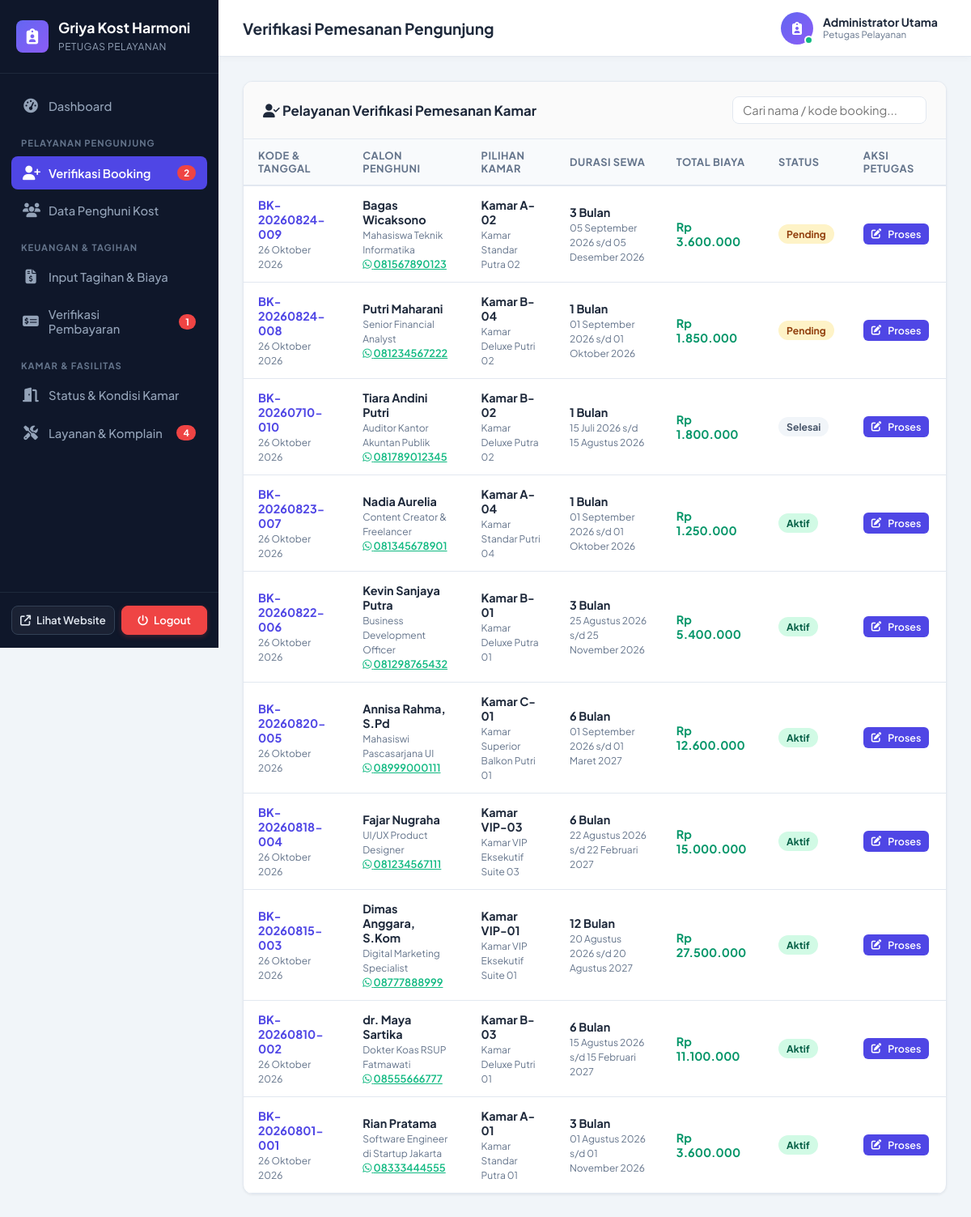
The app's page /petugas/booking_verifikasi.php (signed in) with its own data.
### tables this page shows
CREATE TABLE `tbl_pengaturan` (
  `id` int(11) NOT NULL AUTO_INCREMENT,
  `nama_kost` varchar(100) NOT NULL DEFAULT 'Griya Kost Harmoni',
  `slogan` varchar(255) DEFAULT 'Hunian Modern, Bersih, Nyaman, Aman, dan Strategis',
  `logo` varchar(255) DEFAULT 'logo.png',
  `banner` varchar(255) DEFAULT 'banner.jpg',
  `deskripsi` text DEFAULT NULL,
  `alamat` text DEFAULT NULL,
  `kota` varchar(100) DEFAULT 'Jakarta Selatan',
  `no_telepon` varchar(20) DEFAULT '021-88997766',
  `no_wa` varchar(20) DEFAULT '081234567890',
  `email` varchar(100) DEFAULT 'kontak@griyakostharmoni.com',
  `nama_bank` varchar(50) DEFAULT 'Bank BCA',
  `no_rekening` varchar(50) DEFAULT '8830129841',
  `atas_nama` varchar(100) DEFAULT 'Griya Kost Harmoni',
  `qris_image` varchar(255) DEFAULT NULL,
  `updated_at` timestamp NOT NULL DEFAULT CURRENT_TIMESTAMP ON UPDATE CURRENT_TIMESTAMP,
  PRIMARY KEY (`id`)
);

CREATE TABLE `tbl_users` (
  `id_user` int(11) NOT NULL AUTO_INCREMENT,
  `username` varchar(50) NOT NULL UNIQUE,
  `password` varchar(255) NOT NULL,
  `nama_lengkap` varchar(100) NOT NULL,
  `email` varchar(100) NOT NULL UNIQUE,
  `no_hp` varchar(20) NOT NULL,
  `role` enum('admin','petugas','pengunjung') NOT NULL DEFAULT 'pengunjung',
  `foto` varchar(255) DEFAULT 'default_user.png',
  `alamat_asal` text DEFAULT NULL,
  `pekerjaan` varchar(100) DEFAULT 'Mahasiswa / Karyawan',
  `no_ktp` varchar(30) DEFAULT NULL,
  `status_aktif` enum('aktif','nonaktif') NOT NULL DEFAULT 'aktif',
  `created_at` timestamp NOT NULL DEFAULT CURRENT_TIMESTAMP,
  PRIMARY KEY (`id_user`)
);

CREATE TABLE `tbl_booking` (
  `id_booking` int(11) NOT NULL AUTO_INCREMENT,
  `kode_booking` varchar(30) NOT NULL UNIQUE,
  `id_user` int(11) NOT NULL,
  `id_kamar` int(11) NOT NULL,
  `tgl_booking` timestamp NOT NULL DEFAULT CURRENT_TIMESTAMP,
  `tgl_mulai_sewa` date NOT NULL,
  `durasi_bulan` int(11) NOT NULL DEFAULT 1,
  `tgl_selesai_sewa` date NOT NULL,
  `total_biaya` decimal(12,2) NOT NULL,
  `catatan` text DEFAULT NULL,
  `status_booking` enum('pending','disetujui','ditolak','aktif','selesai','dibatalkan') NOT NULL DEFAULT 'pending',
  `diverifikasi_oleh` int(11) DEFAULT NULL,
  `tgl_verifikasi` datetime DEFAULT NULL,
  PRIMARY KEY (`id_booking`),
  KEY `fk_booking_user` (`id_user`),
  KEY `fk_booking_kamar` (`id_kamar`),
  CONSTRAINT `fk_booking_user` FOREIGN KEY (`id_user`) REFERENCES `tbl_users` (`id_user`) ON DELETE CASCADE,
  CONSTRAINT `fk_booking_kamar` FOREIGN KEY (`id_kamar`) REFERENCES `tbl_kamar` (`id_kamar`) ON DELETE CASCADE
);

CREATE TABLE `tbl_kamar` (
  `id_kamar` int(11) NOT NULL AUTO_INCREMENT,
  `id_kategori` int(11) NOT NULL,
  `nomor_kamar` varchar(20) NOT NULL UNIQUE,
  `nama_kamar` varchar(100) NOT NULL,
  `lantai` int(11) NOT NULL DEFAULT 1,
  `ukuran` varchar(20) NOT NULL DEFAULT '3x4 meter',
  `harga_per_bulan` decimal(12,2) NOT NULL,
  `harga_per_tahun` decimal(12,2) DEFAULT NULL,
  `harga_per_hari` decimal(12,2) DEFAULT NULL,
  `status` enum('tersedia','terisi','renovasi') NOT NULL DEFAULT 'tersedia',
  `foto_utama` varchar(255) DEFAULT 'kamar_default.jpg',
  `deskripsi` text DEFAULT NULL,
  `created_at` timestamp NOT NULL DEFAULT CURRENT_TIMESTAMP,
  PRIMARY KEY (`id_kamar`),
  KEY `fk_kamar_kategori` (`id_kategori`),
  CONSTRAINT `fk_kamar_kategori` FOREIGN KEY (`id_kategori`) REFERENCES `tbl_kategori_kamar` (`id_kategori`) ON DELETE CASCADE
);

### config/helper.php (called while the page is built, shortened)
<?php
function format_rupiah($angka) {
    return 'Rp ' . number_format((float)$angka, 0, ',', '.');
}
function tgl_indo($tanggal) {
    $bulan = [
        1 => 'Januari', 'Februari', 'Maret', 'April', 'Mei', 'Juni',
        'Juli', 'Agustus', 'September', 'Oktober', 'November', 'Desember'
    ];
    $split = explode('-', date('Y-m-d', strtotime($tanggal)));
    return $split[2] . ' ' . $bulan[(int)$split[1]] . ' ' . $split[0];
}
function get_profil_kost($conn) {
    $q = mysqli_query($conn, "SELECT * FROM tbl_pengaturan WHERE id = 1 LIMIT 1");
    if ($q && mysqli_num_rows($q) > 0) {
        return mysqli_fetch_assoc($q);
    }
    return [
        'nama_kost' => 'Griya Kost Harmoni',
        'slogan' => 'Hunian Nyaman & Strategis',
        'logo' => 'logo_default.png',
        'banner' => 'banner_default.jpg',
        'deskripsi' => 'Kost eksklusif fasilitas lengkap',
        'alamat' => 'Jl. Flamboyan No. 45',
        'kota' => 'Jakarta Selatan',
        'no_telepon' => '021-88997766',
        'no_wa' => '081234567890',
        'email' => 'kontak@griyakost.com',
        'nama_bank' => 'Bank BCA',
        'no_rekening' => '8830129841',
        'atas_nama' => 'Griya Kost Harmoni',
        'qris_image' => null
    ];
}
function get_current_user_data($conn) {
    $id = (int)$_SESSION['user_id'];
    $q = mysqli_query($conn, "SELECT * FROM tbl_users WHERE id_user = $id LIMIT 1");
    return ($q && mysqli_num_rows($q) > 0) ? mysqli_fetch_assoc($q) : null;
}
?>

### petugas/booking_verifikasi.php (the view, shortened to what this page needs)
<?php
require_once __DIR__ . '/../koneksi.php';
require_once __DIR__ . '/../config/helper.php';
$booking_list = mysqli_query($conn, "SELECT b.*, u.nama_lengkap, u.no_hp, u.email, u.pekerjaan, k.nomor_kamar, k.nama_kamar, k.harga_per_bulan
                                     FROM tbl_booking b
                                     JOIN tbl_users u ON b.id_user = u.id_user
                                     JOIN tbl_kamar k ON b.id_kamar = k.id_kamar
                                     ORDER BY (b.status_booking = 'pending') DESC, b.id_booking DESC");
$page_title = "Verifikasi Pemesanan Pengunjung";
require_once __DIR__ . '/header.php';
?>
<div class="card">
    <div class="card-header" style="display: flex; justify-content: space-between; align-items: center; flex-wrap: wrap; gap: 12px;">
        <h3 class="card-title"><i class="fa-solid fa-user-check"></i> Pelayanan Verifikasi Pemesanan Kamar</h3>
        <input type="text" class="form-control table-search" data-target-table="verifBookingTable" placeholder="Cari nama / kode booking..." style="width: 240px; padding: 7px 12px;">
    </div>
    <div class="card-body" style="padding: 0;">
        <div class="table-responsive">
            <table class="data-table" id="verifBookingTable">
                <thead>
                    <tr>
                        <th>Kode & Tanggal</th>
                        <th>Calon Penghuni</th>
                        <th>Pilihan Kamar</th>
                        <th>Durasi Sewa</th>
                        <th>Total Biaya</th>
                        <th>Status</th>
                        <th>Aksi Petugas</th>
                    </tr>
                </thead>
                <tbody>
                    <?php if ($booking_list && mysqli_num_rows($booking_list) > 0): ?>
                        <?php while ($b = mysqli_fetch_assoc($booking_list)):
                            $statusBadge = [
                                'pending' => 'badge-warning',
                                'disetujui' => 'badge-info',
                                'aktif' => 'badge-success',
                                'selesai' => 'badge-secondary',
                                'ditolak' => 'badge-danger',
                                'dibatalkan' => 'badge-secondary'
                            ][$b['status_booking']] ?? 'badge-secondary';
                        ?>
                            <tr>
                                <td>
                                    <b style="color: var(--adm-primary);"><?= htmlspecialchars($b['kode_booking']) ?></b><br>
                                    <small style="color: var(--adm-muted);"><?= tgl_indo($b['tgl_booking']) ?></small>
                                </td>
                                <td>
                                    <b><?= htmlspecialchars($b['nama_lengkap']) ?></b><br>
                                    <small style="color: var(--adm-muted);"><?= htmlspecialchars($b['pekerjaan']) ?></small><br>
                                    <a href="https://wa.me/<?= preg_replace('/[^0-9]/', '', $b['no_hp']) ?>?text=Halo%20<?= urlencode($b['nama_lengkap']) ?>,%20mengenai%20booking%20kost%20<?= urlencode($b['kode_booking']) ?>" target="_blank" style="color: #10b981; font-size: 0.8rem; font-weight: 600;">
                                        <i class="fa-brands fa-whatsapp"></i> <?= htmlspecialchars($b['no_hp']) ?>
                                    </a>
                                </td>
                                <td>
                                    <b>Kamar <?= htmlspecialchars($b['nomor_kamar']) ?></b><br>
                                    <small style="color: var(--adm-muted);"><?= htmlspecialchars($b['nama_kamar']) ?></small>
                                </td>
                                <td>
                                    <b><?= $b['durasi_bulan'] ?> Bulan</b><br>
                                    <small style="color: var(--adm-muted);"><?= tgl_indo($b['tgl_mulai_sewa']) ?> s/d <?= tgl_indo($b['tgl_selesai_sewa']) ?></small>
                                </td>
                                <td><b style="color: #059669;"><?= format_rupiah($b['total_biaya']) ?></b></td>
                                <td><span class="badge <?= $statusBadge ?>"><?= ucfirst($b['status_booking']) ?></span></td>
                                <td>
                                    <button type="button" class="btn btn-primary btn-sm" onclick='modalVerifBooking(<?= json_encode($b, JSON_HEX_TAG | JSON_HEX_APOS | JSON_HEX_QUOT | JSON_HEX_AMP) ?>)'>
                                        <i class="fa-solid fa-pen-to-square"></i> Proses
                                    </button>
                                </td>
                            </tr>
                        <?php endwhile; ?>
                    <?php else: ?>
                        <tr><td colspan="7" style="text-align: center; color: var(--adm-muted); padding: 24px;">Tidak ada data pemesanan booking.</td></tr>
                    <?php endif; ?>
                </tbody>
            </table>
        </div>
    </div>
</div>
<?php require_once __DIR__ . '/footer.php'; ?>

### petugas/header.php (shortened to what this page needs)
<?php
require_once __DIR__ . '/../koneksi.php';
require_once __DIR__ . '/../config/helper.php';
$profil = get_profil_kost($conn);
$curr_user = get_current_user_data($conn);
$q_b_count = mysqli_query($conn, "SELECT COUNT(*) as tot FROM tbl_booking WHERE status_booking = 'pending'");
$pending_booking = mysqli_fetch_assoc($q_b_count)['tot'] ?? 0;
$q_t_count = mysqli_query($conn, "SELECT COUNT(*) as tot FROM tbl_tagihan_pembayaran WHERE status_pembayaran = 'menunggu_verifikasi'");
$pending_bayar = mysqli_fetch_assoc($q_t_count)['tot'] ?? 0;
$q_k_count = mysqli_query($conn, "SELECT COUNT(*) as tot FROM tbl_pengaduan_layanan WHERE status IN ('menunggu', 'diproses')");
$pending_komplain = mysqli_fetch_assoc($q_k_count)['tot'] ?? 0;
$current_page = basename($_SERVER['PHP_SELF']);
?>
<!DOCTYPE html>
<html lang="id">
<head>
    <link rel="stylesheet" href="../assets/css/admin.css?v=<?= time() ?>">
    <link rel="stylesheet" href="https://cdnjs.cloudflare.com/ajax/libs/font-awesome/6.4.0/css/all.min.css">
</head>
<body>
<div class="admin-layout">
    <aside class="sidebar">
        <div class="sidebar-header">
            <div class="sidebar-logo-icon" style="background: linear-gradient(135deg, #6366f1, #8b5cf6);">
                <i class="fa-solid fa-clipboard-user"></i>
            </div>
            <div>
                <h2 class="sidebar-title"><?= htmlspecialchars($profil['nama_kost']) ?></h2>
                <span class="sidebar-subtitle">Petugas Pelayanan</span>
            </div>
        </div>
        <ul class="sidebar-menu">
            <li class="sidebar-item <?= $current_page == 'index.php' ? 'active' : '' ?>">
                <a href="index.php"><i class="fa-solid fa-gauge-high"></i> Dashboard</a>
            </li>
            <li class="menu-category">Pelayanan Pengunjung</li>
            <li class="sidebar-item <?= $current_page == 'booking_verifikasi.php' ? 'active' : '' ?>">
                <a href="booking_verifikasi.php">
                    <i class="fa-solid fa-user-plus"></i> Verifikasi Booking
                    <?php if ($pending_booking > 0): ?>
                        <span class="sidebar-badge"><?= $pending_booking ?></span>
                    <?php endif; ?>
                </a>
            </li>
            <li class="sidebar-item <?= $current_page == 'penghuni.php' ? 'active' : '' ?>">
                <a href="penghuni.php"><i class="fa-solid fa-users"></i> Data Penghuni Kost</a>
            </li>
            <li class="menu-category">Keuangan & Tagihan</li>
            <li class="sidebar-item <?= $current_page == 'tagihan_input.php' ? 'active' : '' ?>">
                <a href="tagihan_input.php"><i class="fa-solid fa-file-invoice-dollar"></i> Input Tagihan & Biaya</a>
            </li>
            <li class="sidebar-item <?= $current_page == 'tagihan_list.php' ? 'active' : '' ?>">
                <a href="tagihan_list.php">
                    <i class="fa-solid fa-money-check-dollar"></i> Verifikasi Pembayaran
                    <?php if ($pending_bayar > 0): ?>
                        <span class="sidebar-badge"><?= $pending_bayar ?></span>
                    <?php endif; ?>
                </a>
            </li>
            <li class="menu-category">Kamar & Fasilitas</li>
            <li class="sidebar-item <?= $current_page == 'kamar_status.php' ? 'active' : '' ?>">
                <a href="kamar_status.php"><i class="fa-solid fa-door-open"></i> Status & Kondisi Kamar</a>
            </li>
            <li class="sidebar-item <?= $current_page == 'layanan_komplain.php' ? 'active' : '' ?>">
                <a href="layanan_komplain.php">
                    <i class="fa-solid fa-screwdriver-wrench"></i> Layanan & Komplain
                    <?php if ($pending_komplain > 0): ?>
                        <span class="sidebar-badge"><?= $pending_komplain ?></span>
                    <?php endif; ?>
                </a>
            </li>
        </ul>
        <div class="sidebar-footer" style="padding: 16px 14px; border-top: 1px solid #1e293b; display: flex; align-items: center; gap: 8px;">
            <a href="../index.php" target="_blank" class="btn btn-sidebar-web" style="flex: 1; display: inline-flex; align-items: center; justify-content: center; gap: 7px; padding: 9px 10px; font-size: 0.82rem; font-weight: 600; text-decoration: none; border-radius: 8px; background: rgba(255, 255, 255, 0.05); color: #e2e8f0; border: 1px solid #334155;" title="Buka Halaman Depan Website">
                <i class="fa-solid fa-arrow-up-right-from-square"></i> Lihat Website
            </a>
            <a href="../logout.php" class="btn btn-sidebar-logout" style="flex: 1; display: inline-flex; align-items: center; justify-content: center; gap: 7px; padding: 9px 10px; font-size: 0.82rem; font-weight: 600; text-decoration: none; border-radius: 8px; background: #ef4444; color: #ffffff; border: 1px solid #ef4444;" title="Keluar dari Panel Petugas">
                <i class="fa-solid fa-power-off"></i> Logout
            </a>
        </div>
    </aside>
    <div class="main-wrapper">
        <header class="topbar">
            <div class="topbar-left">
                <div class="topbar-title">
                    <span><?= isset($page_title) ? $page_title : 'Dashboard Petugas' ?></span>
                </div>
            </div>
            <div class="topbar-right">
                <div class="user-profile-btn" style="cursor: default;">
                    <div class="user-avatar" style="background: linear-gradient(135deg, #6366f1, #8b5cf6); color: #ffffff;">
                        <i class="fa-solid fa-clipboard-user"></i>
                        <span class="status-pulse-dot"></span>
                    </div>
                    <div class="user-info">
                        <span class="user-name"><?= htmlspecialchars($curr_user['nama_lengkap'] ?? 'Petugas') ?></span>
                        <span class="user-role-badge">Petugas Pelayanan</span>
                    </div>
                </div>
            </div>
        </header>
        <main class="page-content">

### records on screen
tbl_pengaturan: nama_kost "Griya Kost Harmoni"
tbl_users: nama_lengkap "Administrator Utama"
tbl_booking: kode_booking "BK-20260824-009", tgl_booking "26 Oktober 2026", id_user.nama_lengkap "Bagas Wicaksono", id_user.pekerjaan "Mahasiswa Teknik Informatika", id_user.no_hp "081567890123", id_kamar.nomor_kamar "A-02", id_kamar.nama_kamar "Kamar Standar Putra 02", durasi_bulan "3", tgl_mulai_sewa "05 September 2026", tgl_selesai_sewa "05 Desember 2026", total_biaya "Rp 3.600.000", status_booking "Pending"
tbl_booking: kode_booking "BK-20260824-008", tgl_booking "26 Oktober 2026", id_user.nama_lengkap "Putri Maharani", id_user.pekerjaan "Senior Financial Analyst", id_user.no_hp "081234567222", id_kamar.nomor_kamar "B-04", id_kamar.nama_kamar "Kamar Deluxe Putri 02", durasi_bulan "1", tgl_mulai_sewa "01 September 2026", tgl_selesai_sewa "01 Oktober 2026", total_biaya "Rp 1.850.000", status_booking "Pending"
tbl_booking: kode_booking "BK-20260710-010", tgl_booking "26 Oktober 2026", id_user.nama_lengkap "Tiara Andini Putri", id_user.pekerjaan "Auditor Kantor Akuntan Publik", id_user.no_hp "081789012345", id_kamar.nomor_kamar "B-02", id_kamar.nama_kamar "Kamar Deluxe Putra 02", durasi_bulan "1", tgl_mulai_sewa "15 Juli 2026", tgl_selesai_sewa "15 Agustus 2026", total_biaya "Rp 1.800.000", status_booking "Selesai"
tbl_booking: kode_booking "BK-20260823-007", tgl_booking "26 Oktober 2026", id_user.nama_lengkap "Nadia Aurelia", id_user.pekerjaan "Content Creator & Freelancer", id_user.no_hp "081345678901", id_kamar.nomor_kamar "A-04", id_kamar.nama_kamar "Kamar Standar Putri 04", durasi_bulan "1", tgl_mulai_sewa "01 September 2026", tgl_selesai_sewa "01 Oktober 2026", total_biaya "Rp 1.250.000", status_booking "Aktif"
tbl_booking: kode_booking "BK-20260822-006", tgl_booking "26 Oktober 2026", id_user.nama_lengkap "Kevin Sanjaya Putra", id_user.pekerjaan "Business Development Officer", id_user.no_hp "081298765432", id_kamar.nomor_kamar "B-01", id_kamar.nama_kamar "Kamar Deluxe Putra 01", durasi_bulan "3", tgl_mulai_sewa "25 Agustus 2026", tgl_selesai_sewa "25 November 2026", total_biaya "Rp 5.400.000", status_booking "Aktif"
tbl_booking: kode_booking "BK-20260820-005", tgl_booking "26 Oktober 2026", id_user.nama_lengkap "Annisa Rahma, S.Pd", id_user.pekerjaan "Mahasiswi Pascasarjana UI", id_user.no_hp "08999000111", id_kamar.nomor_kamar "C-01", id_kamar.nama_kamar "Kamar Superior Balkon Putri 01", durasi_bulan "6", tgl_mulai_sewa "01 September 2026", tgl_selesai_sewa "01 Maret 2027", total_biaya "Rp 12.600.000", status_booking "Aktif"
tbl_booking: kode_booking "BK-20260818-004", tgl_booking "26 Oktober 2026", id_user.nama_lengkap "Fajar Nugraha", id_user.pekerjaan "UI/UX Product Designer", id_user.no_hp "081234567111", id_kamar.nomor_kamar "VIP-03", id_kamar.nama_kamar "Kamar VIP Eksekutif Suite 03", durasi_bulan "6", tgl_mulai_sewa "22 Agustus 2026", tgl_selesai_sewa "22 Februari 2027", total_biaya "Rp 15.000.000", status_booking "Aktif"
tbl_booking: kode_booking "BK-20260815-003", tgl_booking "26 Oktober 2026", id_user.nama_lengkap "Dimas Anggara, S.Kom", id_user.pekerjaan "Digital Marketing Specialist", id_user.no_hp "08777888999", id_kamar.nomor_kamar "VIP-01", id_kamar.nama_kamar "Kamar VIP Eksekutif Suite 01", durasi_bulan "12", tgl_mulai_sewa "20 Agustus 2026", tgl_selesai_sewa "20 Agustus 2027", total_biaya "Rp 27.500.000", status_booking "Aktif"
tbl_booking: kode_booking "BK-20260810-002", tgl_booking "26 Oktober 2026", id_user.nama_lengkap "dr. Maya Sartika", id_user.pekerjaan "Dokter Koas RSUP Fatmawati", id_user.no_hp "08555666777", id_kamar.nomor_kamar "B-03", id_kamar.nama_kamar "Kamar Deluxe Putri 01", durasi_bulan "6", tgl_mulai_sewa "15 Agustus 2026", tgl_selesai_sewa "15 Februari 2027", total_biaya "Rp 11.100.000", status_booking "Aktif"
tbl_booking: kode_booking "BK-20260801-001", tgl_booking "26 Oktober 2026", id_user.nama_lengkap "Rian Pratama", id_user.pekerjaan "Software Engineer di Startup Jakarta", id_user.no_hp "08333444555", id_kamar.nomor_kamar "A-01", id_kamar.nama_kamar "Kamar Standar Putra 01", durasi_bulan "3", tgl_mulai_sewa "01 Agustus 2026", tgl_selesai_sewa "01 November 2026", total_biaya "Rp 3.600.000", status_booking "Aktif"

### other values on screen
$pending_booking "2"
$pending_bayar "1"
$pending_komplain "4"
$page_title "Verifikasi Pemesanan Pengunjung"
